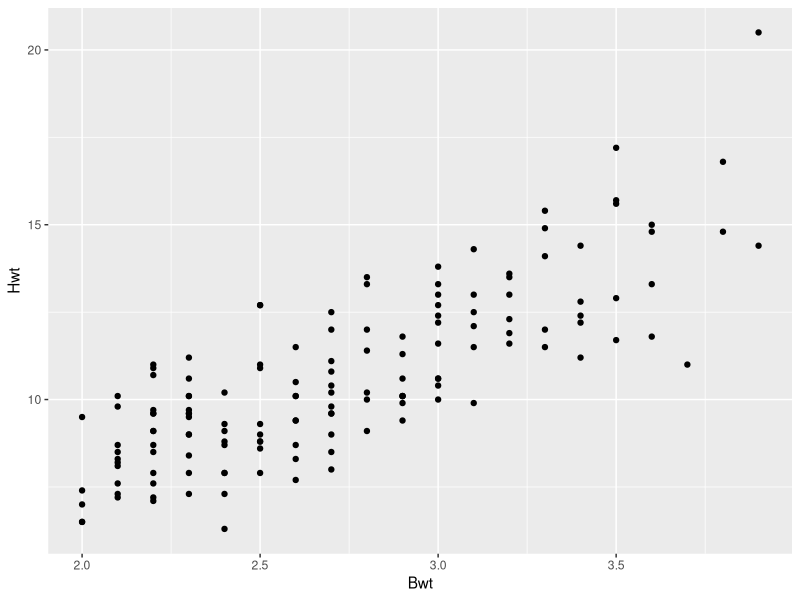

The R source for this figure:
library(MASS)
library(ggplot2)
data(MASS::cats)
View(cats)

pdf("mis_imagenes_01/cats_plot.pdf") 
ggplot(cats, aes(x =Bwt,y=Hwt))+geom_point()
 dev.off()  #para cerrar el pdf
 